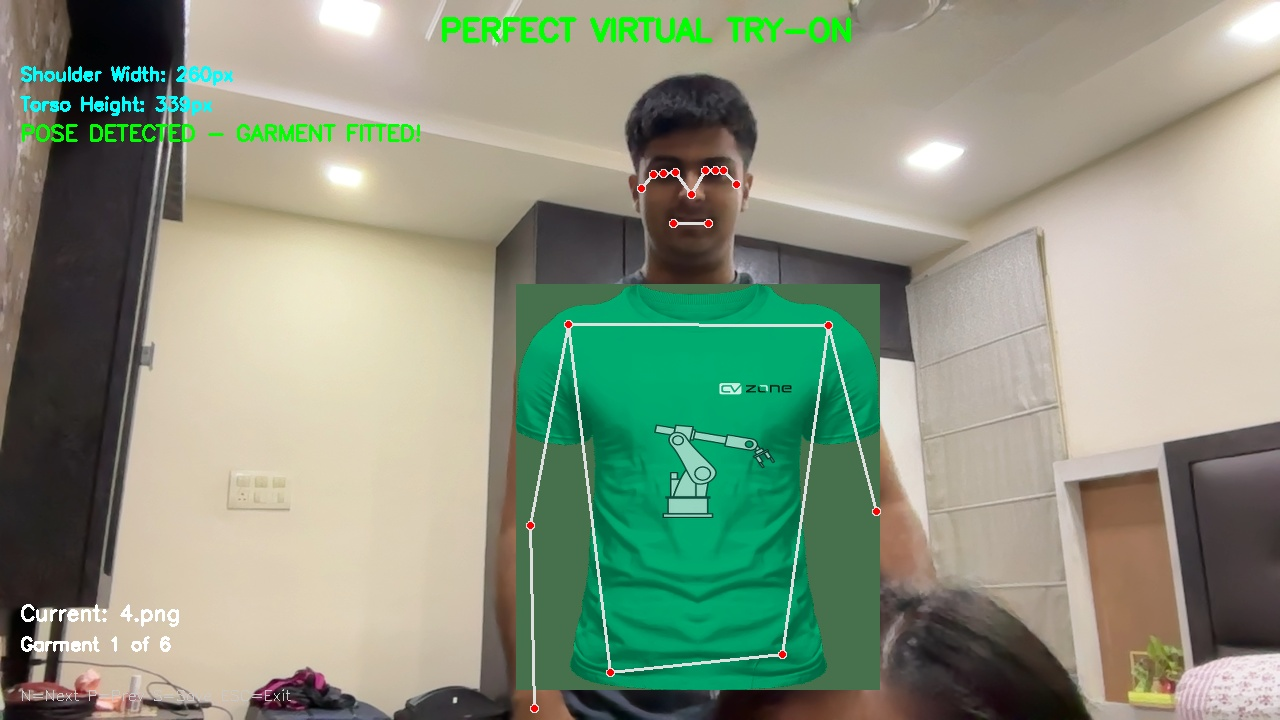
#> input picture perfect_tryon_1749039890.jpg, 1280 x 720 px
$ python -i simple_perfect_tryon_1.py   (imports and definitions only)
#> lines starting #> are read from the running program, lines starting #| are printed output that depends on the picture; after the words box and inside, x2 and y2 are one past the last pixel; in counts of white or black regions, pixels touching at a corner belong together
#> further down, picture is the input picture: shape (720, 1280, 3); mean B, G, R 128.6, 149.5, 138.4
"""
SIMPLE BUT PERFECT VIRTUAL TRY-ON + BACKGROUND REMOVAL
This version removes garment backgrounds for natural fitting!
Features:
- Advanced background removal algorithms
- Professional alpha blending
- Edge smoothing and anti-aliasing
- Automatic transparency detection
"""

import cv2
import mediapipe as mp
import numpy as np
import os
import time
from scipy import ndimage

def remove_garment_background(garment_img, threshold=240):
    """
    Advanced background removal for garment images
    Removes white/light backgrounds and enhances transparency
    """
#> called with threshold = 240
    if garment_img is None:
        return None

    # Convert to RGBA if not already
    if len(garment_img.shape) == 3:
        if garment_img.shape[2] == 3:
            # Add alpha channel
            alpha = np.ones((garment_img.shape[0], garment_img.shape[1], 1), dtype=np.uint8) * 255
            garment_img = np.concatenate([garment_img, alpha], axis=2)

    # Work with RGBA image
    img_rgba = garment_img.copy()

    # Create mask for background removal
    # Method 1: Remove white/light backgrounds
    gray = cv2.cvtColor(img_rgba[:, :, :3], cv2.COLOR_BGR2GRAY)
    white_mask = gray > threshold
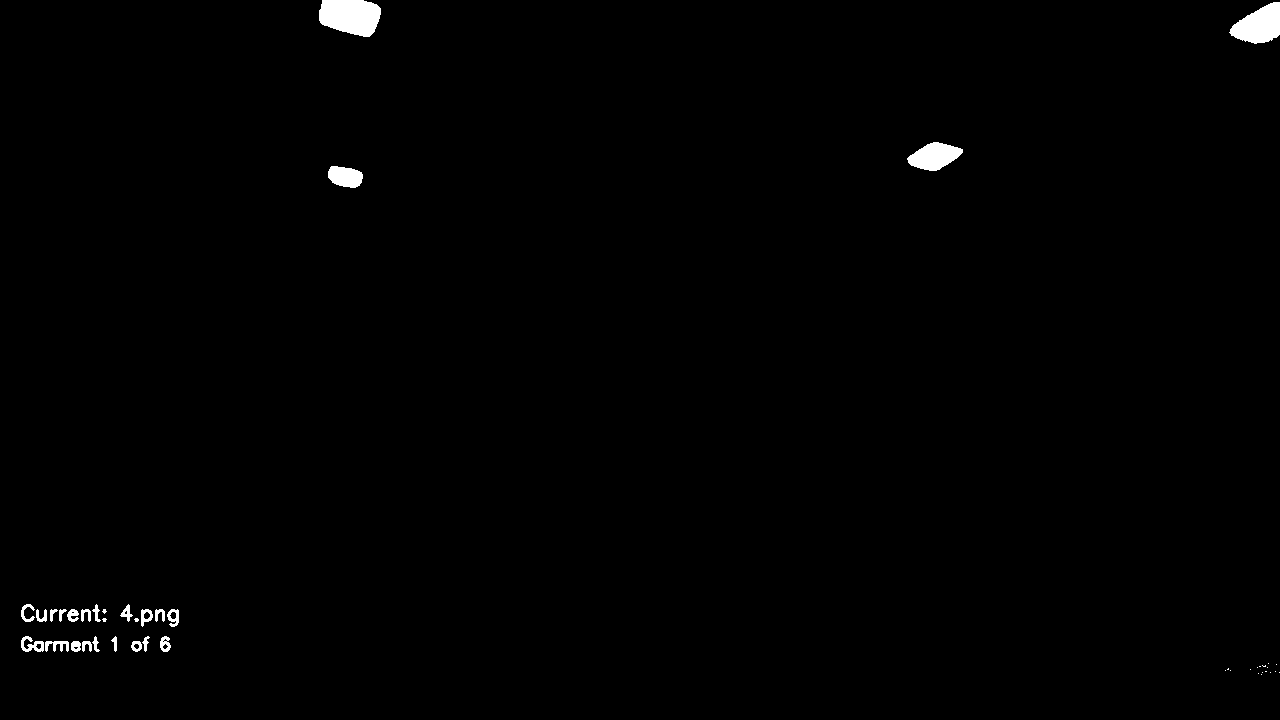
#> white_mask: shape (720, 1280) bool; 0.74% white; 44 white regions (20 under 20 px), largest, box (x1, y1, x2, y2) and area: (319, 0, 381, 37) 1829, (1229, 2, 1280, 44) 1405, (907, 142, 963, 171) 1044

    # Method 2: Remove similar colored backgrounds (grab cut style)
    # Find dominant background color (usually corners)
    h, w = gray.shape
#> h = 720; w = 1280
    corner_samples = [
        img_rgba[0:20, 0:20],          # Top-left
        img_rgba[0:20, w-20:w],        # Top-right
        img_rgba[h-20:h, 0:20],        # Bottom-left
        img_rgba[h-20:h, w-20:w]       # Bottom-right
    ]

    # Get average background color
    bg_colors = []
    for corner in corner_samples:
        if corner.size > 0:
            avg_color = np.mean(corner.reshape(-1, 4), axis=0)[:3]
            bg_colors.append(avg_color)
#> this loop made 4 passes
#> avg_color on passes 1 to 4: [118.4, 128.7, 144.6], [246.1, 248.1, 250.4], [46.01, 48.49, 55.64], [187, 187.9, 200.9]
#> after the loop, bg_colors = [[118.4, 128.7, 144.6], [246.1, 248.1, 250.4], [46.01, 48.49, 55.64], [187, 187.9, 200.9]]

    if bg_colors:
        bg_color = np.mean(bg_colors, axis=0)
#> bg_color = [149.4, 153.3, 162.9]

        # Create mask for similar colors
        color_diff = np.sqrt(np.sum((img_rgba[:, :, :3] - bg_color) ** 2, axis=2))
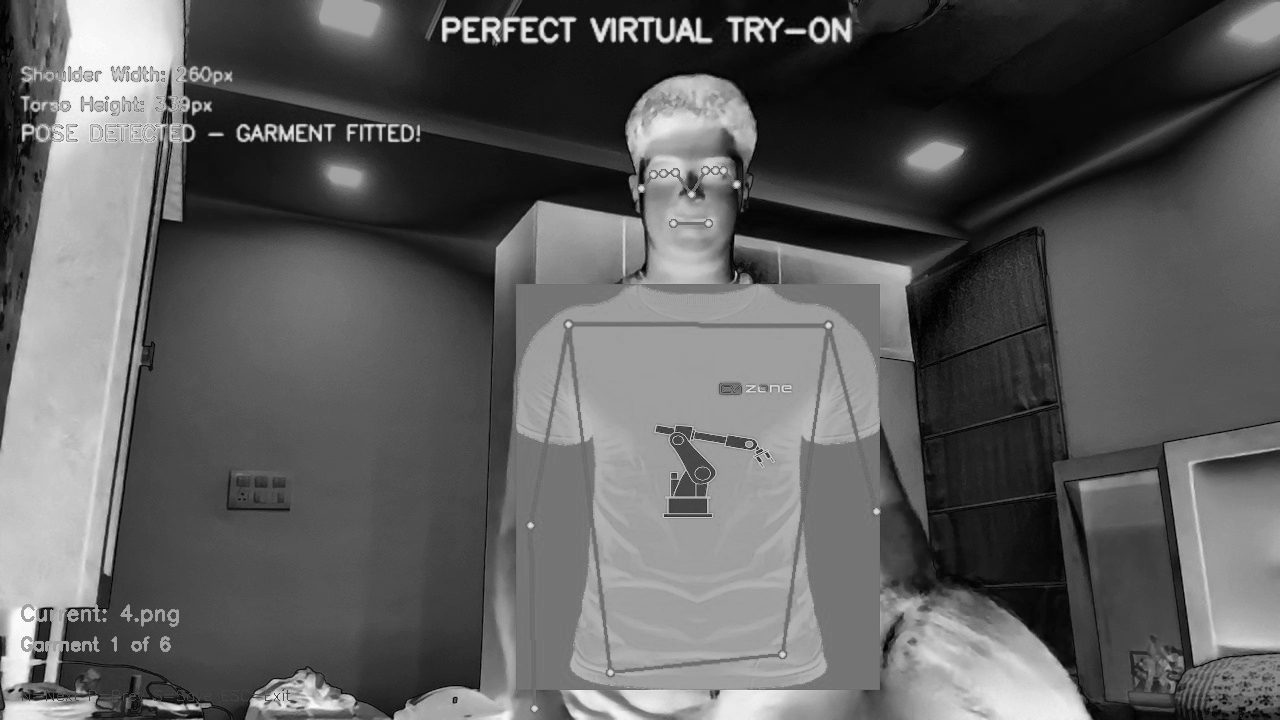
#> color_diff: shape (720, 1280) float64; min 0.8, max 269, mean 100.1; drawn with min black and max white
        color_mask = color_diff < 50  # Threshold for similar colors
#> color_mask: shape (720, 1280) bool; 26.8% white; 347 white regions (293 under 20 px), largest, box (x1, y1, x2, y2) and area: (97, 0, 1280, 720) 233334, (0, 0, 39, 272) 5045, (59, 644, 253, 720) 2680

        # Combine masks
        final_mask = white_mask | color_mask
#> final_mask: shape (720, 1280) bool; 27.5% white; 365 white regions (299 under 20 px), largest, box (x1, y1, x2, y2) and area: (21, 0, 1280, 720) 237439, (0, 0, 39, 272) 5045, (319, 0, 381, 37) 1829
    else:
        final_mask = white_mask

    # Apply mask to alpha channel
    img_rgba[:, :, 3][final_mask] = 0

    # Smooth edges for better blending
    alpha_smooth = cv2.GaussianBlur(img_rgba[:, :, 3], (3, 3), 0)
    img_rgba[:, :, 3] = alpha_smooth
#> img_rgba: shape (720, 1280, 4); mean B, G, R, A 128.6, 149.5, 138.4, 184.8

    # Edge feathering for natural look
    kernel = np.ones((3, 3), np.uint8)
    alpha_eroded = cv2.erode(img_rgba[:, :, 3], kernel, iterations=1)
    alpha_dilated = cv2.dilate(img_rgba[:, :, 3], kernel, iterations=1)
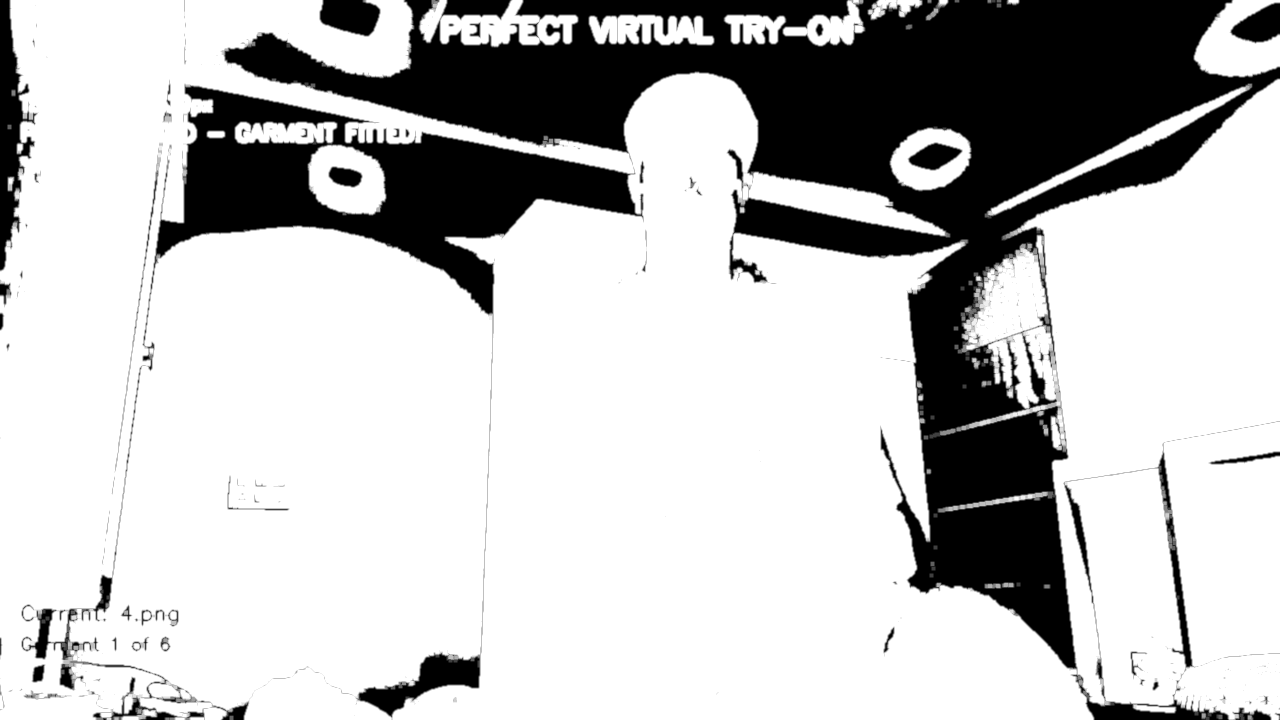
#> alpha_dilated: shape (720, 1280); min 0, max 255, mean 191.4

    # Create soft edges
    edge_mask = (alpha_dilated > 0) & (alpha_eroded == 0)
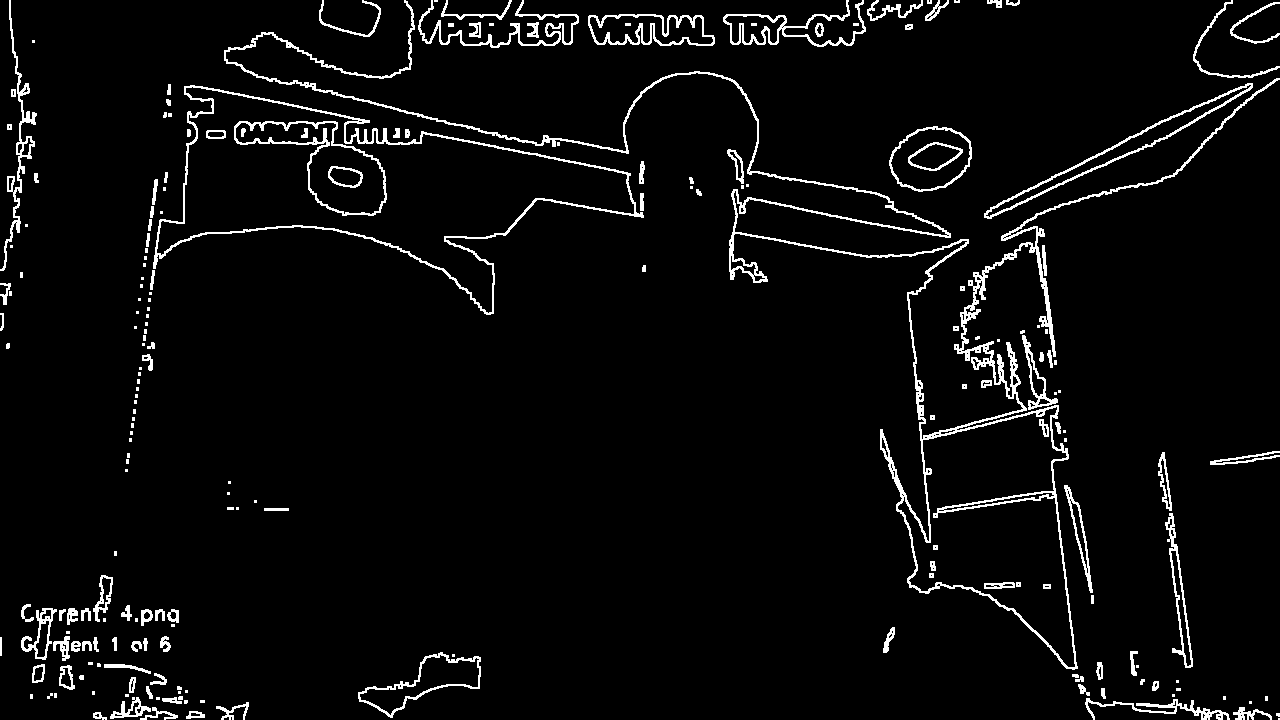
#> edge_mask: shape (720, 1280) bool; 4.3% white in thin lines or dots
    img_rgba[:, :, 3][edge_mask] = img_rgba[:, :, 3][edge_mask] * 0.7
#> img_rgba: shape (720, 1280, 4); mean B, G, R, A 128.6, 149.5, 138.4, 184.4

    return img_rgba

# [237 lines left out: functions enhance_garment_alpha_blending, main, not called in this run]

# [9 lines not run here, left out]

>>> import cv2
>>> picture = cv2.imread('perfect_tryon_1749039890.jpg')
>>> result = remove_garment_background(picture)
